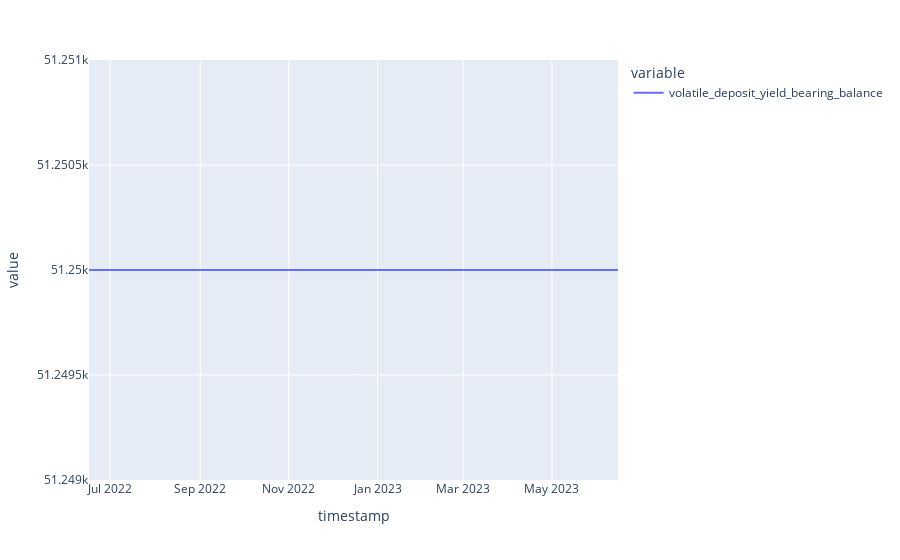

Here is the notebook cell this chart was saved with:
### Markdown cell above
### Simple vs. compound interest

### Code cell
df.volatile_deposit_yield_bearing_balance.plot()

### Figure 1 — Plotly figure (JSON) as saved in the notebook; plotly's stock layout.template omitted (floating-point values rounded to 4 significant figures; data arrays with more than 128 entries replaced by an {"elided": "..."} marker saying what was removed)
{"data": [{"hovertemplate": "variable=volatile_deposit_yield_bearing_balance<br>timestamp=%{x}<br>value=%{y}<extra></extra>", "legendgroup": "volatile_deposit_yield_bearing_balance", "line": {"color": "#636efa", "dash": "solid"}, "mode": "lines", "name": "volatile_deposit_yield_bearing_balance", "orientation": "v", "showlegend": true, "type": "scatter", "x": {"elided": "365 str values"}, "xaxis": "x", "y": {"elided": "365 int values"}, "yaxis": "y"}], "layout": {"autosize": true, "legend": {"title": {"text": "variable"}, "tracegroupgap": 0}, "margin": {"t": 60}, "xaxis": {"anchor": "y", "autorange": true, "domain": [0, 1], "range": ["2022-06-16 11:14:22.1672", "2023-06-15 11:14:22.1672"], "title": {"text": "timestamp"}, "type": "date"}, "yaxis": {"anchor": "x", "autorange": true, "domain": [0, 1], "range": [51249, 51251], "title": {"text": "value"}, "type": "linear"}}}
